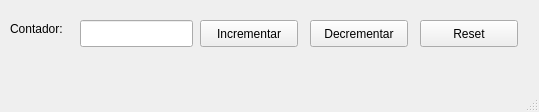
<?xml version="1.0" encoding="UTF-8"?>
<ui version="4.0">
 <class>MainWindow</class>
 <widget class="QMainWindow" name="MainWindow">
  <property name="geometry">
   <rect>
    <x>0</x>
    <y>0</y>
    <width>539</width>
    <height>112</height>
   </rect>
  </property>
  <property name="windowTitle">
   <string>Contador</string>
  </property>
  <widget class="QWidget" name="centralwidget">
   <widget class="QPushButton" name="btn_mas">
    <property name="geometry">
     <rect>
      <x>200</x>
      <y>20</y>
      <width>98</width>
      <height>27</height>
     </rect>
    </property>
    <property name="text">
     <string>Incrementar</string>
    </property>
   </widget>
   <widget class="QPushButton" name="btn_menos">
    <property name="geometry">
     <rect>
      <x>310</x>
      <y>20</y>
      <width>98</width>
      <height>27</height>
     </rect>
    </property>
    <property name="text">
     <string>Decrementar</string>
    </property>
   </widget>
   <widget class="QPushButton" name="btn_reset">
    <property name="geometry">
     <rect>
      <x>420</x>
      <y>20</y>
      <width>98</width>
      <height>27</height>
     </rect>
    </property>
    <property name="text">
     <string>Reset</string>
    </property>
   </widget>
   <widget class="QLineEdit" name="text_contador">
    <property name="geometry">
     <rect>
      <x>80</x>
      <y>20</y>
      <width>113</width>
      <height>27</height>
     </rect>
    </property>
    <property name="readOnly">
     <bool>true</bool>
    </property>
   </widget>
   <widget class="QLabel" name="label">
    <property name="geometry">
     <rect>
      <x>10</x>
      <y>20</y>
      <width>66</width>
      <height>17</height>
     </rect>
    </property>
    <property name="text">
     <string>Contador:</string>
    </property>
   </widget>
  </widget>
  <widget class="QMenuBar" name="menubar">
   <property name="geometry">
    <rect>
     <x>0</x>
     <y>0</y>
     <width>539</width>
     <height>25</height>
    </rect>
   </property>
  </widget>
  <widget class="QStatusBar" name="statusbar"/>
 </widget>
 <resources/>
 <connections/>
</ui>
